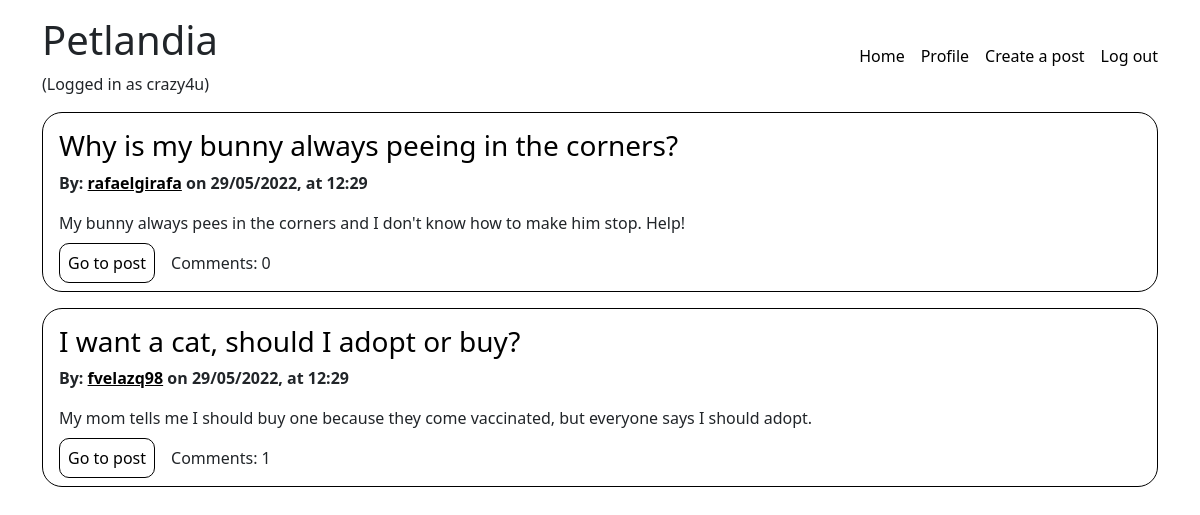
Screenshot of /site/index.php (signed in) with the database file from the repository.
### tables this page shows
CREATE TABLE IF NOT EXISTS posts (
    id VARCHAR(36) UNIQUE NOT NULL,
    title VARCHAR(200) NOT NULL,
    body TEXT NOT NULL,
    draft BOOLEAN NOT NULL,
    user_id VARCHAR(36) NOT NULL,
    created_at TIMESTAMP NOT NULL,
    PRIMARY KEY(id),
    FOREIGN KEY(user_id) REFERENCES users(id)
);

CREATE TABLE IF NOT EXISTS users (
    id VARCHAR(36) UNIQUE NOT NULL,
    username VARCHAR(30) UNIQUE NOT NULL,
    email VARCHAR(50) UNIQUE NOT NULL,
    password VARCHAR(255) NOT NULL,
    profile_picture BLOB NULL,
    role BOOLEAN NOT NULL,
    created_at TIMESTAMP NOT NULL,
    PRIMARY KEY(id)
);

### site/utils/array_validation.php (called while the page is built, shortened)
<?php
function incorrect_field($field) {
    return !isset($field);
}
function validate_array($arr) {
    return true;
}
?>

### site/utils/date_formatting.php (called while the page is built, shortened)
<?php
function format_date_with_time($date) {
    $date_to_format = new DateTime($date, new DateTimeZone("Europe/Copenhagen"));
    return $date_to_format->format("d/m/Y") . ", at " . $date_to_format->format("H:i");
}

### site/index.php (the view, shortened to what this page needs)
<?php
require_once './utils/array_validation.php';
require_once './utils/date_formatting.php';
$connection = connect_to_db();
$posts = [];
$db_posts = $connection->query("SELECT * FROM petlandia.posts ORDER BY created_at DESC");
if ($db_posts->num_rows > 0) {
    while ($post = $db_posts->fetch_assoc()) {
        if (!$post['draft']) {
            $query = "SELECT * FROM petlandia.users users WHERE users.id = ?";
            $stmt = $connection->prepare($query);
            $stmt->bind_param("s", $post['user_id']);
            $stmt->execute();
            $db_post_owner = $stmt->get_result();
            if ($db_post_owner->num_rows > 0) {
                $post_owner = $db_post_owner->fetch_assoc();
                $posts[] = [
                    'id' => $post['id'],
                    'title' => $post['title'],
                    'body' => $post['body'],
                    'owner' => [
                        'name' => $post_owner['username'],
                        'link' => '/user.php?id=' . $post_owner['id'],
                        'created_at' => $post_owner['created_at']
                    ],
                    'link' => "/post.php?id=" . $post['id'],
                    'created_at' => $post['created_at']
                ];
            }
        }
    }
}
?>
<?php require_once './templates/_start_html.php' ?>
<div class="posts">
    <?php foreach ($posts as $post) {
        if (validate_array($post)) {
            echo "<div class='list-post'>";
            $post_title = $post['title'];
            $post_body = $post['body'];
            $post_owner = $post['owner'];
            $post_link = $post['link'];
            $post_date = $post['created_at'];
            echo "<h3><a href='" . $post_link . "'>" . $post_title . "</a></h3>";
            if (validate_array($post_owner)) {
                $owner_name = $post_owner['name'];
                $owner_link = $post_owner['link'];
                echo "<b>By: <a class='post-owner' href='" . $owner_link . "'>" . $owner_name . "</a> on " . format_date_with_time($post_date) . "</b>";
            }
            if (strlen($post_body) > 300) {
                echo "<p class='post-body'>" . substr($post_body, 0, 297) . "...</p>";
            } else {
                echo "<p class='post-body'>" . $post_body . "</p>";
            }
            echo "<a class='go-to-post' href='" . $post_link . "'>Go to post</a>";
            $query = "SELECT count(*) FROM petlandia.comments WHERE post_id = ?";
            $stmt = $connection->prepare($query);
            $stmt->bind_param("s", $post['id']);
            $stmt->execute();
            $number_of_comments = $stmt->get_result();
            if ($number_of_comments->num_rows > 0) {
                echo "<span style='margin-left: 1rem;'>Comments: " . $number_of_comments->fetch_array()[0] . "</span>";
            }
            echo "</div>";
        }
    }
    ?>
</div>
<?php require_once './templates/_end_html.php' ?>

### site/css/style.css (style rules this page uses)
a { color: black; text-decoration: none; }
.list-post { border: 1px solid black; border-radius: 20px; padding: 1rem; margin-bottom: 1rem; }
.go-to-post { padding: 0.5rem; border: 1px solid black; border-radius: 10px; }
.post-body, .comment-body { margin-top: 1rem; }
.post-owner { text-decoration: underline; }

### rows the page displays
posts: title "Why is my bunny always peeing in the corners?", user.username "rafaelgirafa", created_at "29/05/2022, at 12:29", body "My bunny always pees in the corners and I don't know how to make him stop. Help!", fetch_array "0"
posts: title "I want a cat, should I adopt or buy?", user.username "fvelazq98", created_at "29/05/2022, at 12:29", body "My mom tells me I should buy one because they come vaccinated, but everyone says I should adopt.", fetch_array "1"

### other values shown
$_SESSION['CURRENT_USER_NAME'] "crazy4u"
